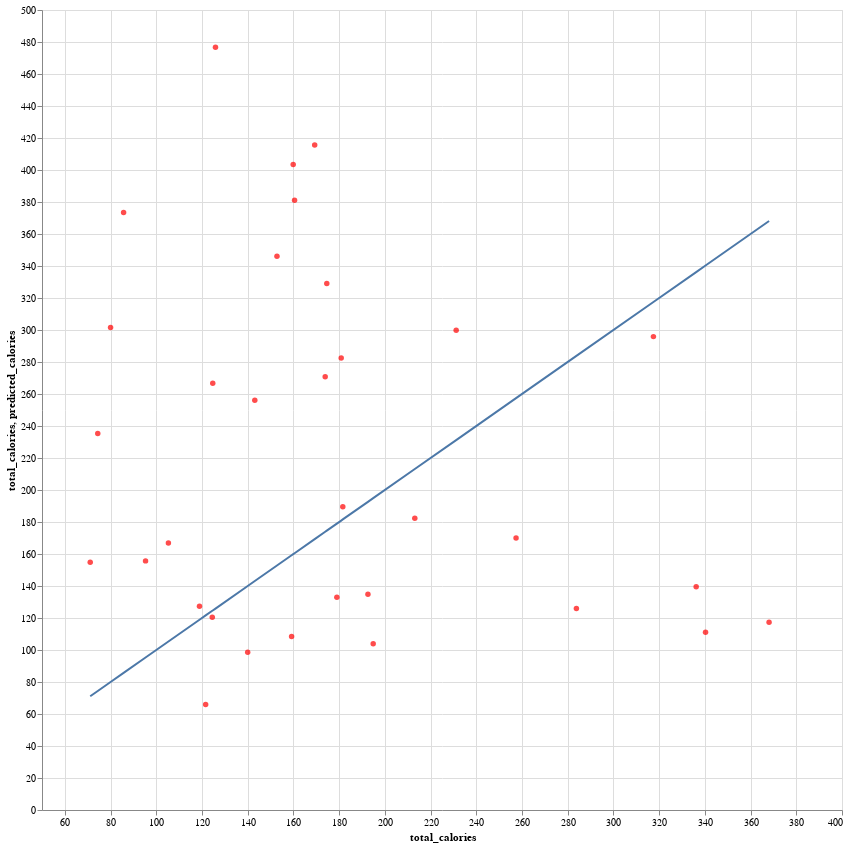

The code cell stored with this chart in its notebook:
### Code cell
df_predictions_sample = df_predictions
line = (
    alt.Chart(df_predictions_sample)
    .mark_line()
    .encode(x="total_calories", y="total_calories")
)

scatter = (
    alt.Chart(df_predictions_sample)
    .mark_circle(color="red")
    .encode(
        x="total_calories",
        y="predicted_calories",
        tooltip=["title", "total_calories", "predicted_calories"],
    )
).interactive()

(line + scatter).properties(width=800, height=800)

### Figure 1 — Vega-Lite specification as saved in the notebook (floating-point values rounded to 4 significant figures)
{"$schema": "https://vega.github.io/schema/vega-lite/v3.4.0.json", "config": {"mark": {"tooltip": null}, "view": {"height": 300, "width": 400}}, "data": {"name": "data-b29864e30b0167bb2cbc8caa7997b6ea"}, "datasets": {"data-b29864e30b0167bb2cbc8caa7997b6ea": [{"image_path": "../../data/images/106937/000009", "predicted_calories": 270.8, "recipe_id": 106937, "servings": 6, "title": "Foreman Grilled Chicken", "total_calories": 173.9, "url": "https://recipes.sparkpeople.com/recipe-detail.asp?recipe=106937"}, {"image_path": "../../data/images/210286/000007", "predicted_calories": 182.3, "recipe_id": 210286, "servings": 22, "title": "Pmegranate Mouse Parfait", "total_calories": 213.1, "url": "https://recipes.sparkpeople.com/recipe-detail.asp?recipe=210286"}, {"image_path": "../../data/images/343927/000011", "predicted_calories": 132.9, "recipe_id": 343927, "servings": 8, "title": "chocolate pudding pie", "total_calories": 179, "url": "https://recipes.sparkpeople.com/recipe-detail.asp?recipe=343927"}, {"image_path": "../../data/images/379240/000005", "predicted_calories": 256.2, "recipe_id": 379240, "servings": 16, "title": "Mamma's Whole Wheat Biscuits", "total_calories": 143.1, "url": "https://recipes.sparkpeople.com/recipe-detail.asp?recipe=379240"}, {"image_path": "../../data/images/405180/000009", "predicted_calories": 169.9, "recipe_id": 405180, "servings": 4, "title": "Savory Leeks and Lentils", "total_calories": 257.4, "url": "https://recipes.sparkpeople.com/recipe-detail.asp?recipe=405180"}, {"image_path": "../../data/images/87863/000002", "predicted_calories": 295.9, "recipe_id": 87863, "servings": 2, "title": "Easy Spaghetti all Pomodoro with tofu", "total_calories": 317.5, "url": "https://recipes.sparkpeople.com/recipe-detail.asp?recipe=87863"}, {"image_path": "../../data/images/408762/000003", "predicted_calories": 117.3, "recipe_id": 408762, "servings": 4, "title": "Quick Pepper Steak", "total_calories": 368.1, "url": "https://recipes.sparkpeople.com/recipe-detail.asp?recipe=408762"}, {"image_path": "../../data/images/186679/000007", "predicted_calories": 166.8, "recipe_id": 186679, "servings": 4, "title": "Spinach Salad", "total_calories": 105.3, "url": "https://recipes.sparkpeople.com/recipe-detail.asp?recipe=186679"}, {"image_path": "../../data/images/150806/000009", "predicted_calories": 108.4, "recipe_id": 150806, "servings": 2, "title": "Vegetarian \"Sausage\" Gravy", "total_calories": 159.2, "url": "https://recipes.sparkpeople.com/recipe-detail.asp?recipe=150806"}, {"image_path": "../../data/images/214613/000005", "predicted_calories": 189.5, "recipe_id": 214613, "servings": 14, "title": "Turkey & Andouille Chili", "total_calories": 181.6, "url": "https://recipes.sparkpeople.com/recipe-detail.asp?recipe=214613"}, {"image_path": "../../data/images/341018/000012", "predicted_calories": 403.4, "recipe_id": 341018, "servings": 12, "title": "trail mix", "total_calories": 159.9, "url": "https://recipes.sparkpeople.com/recipe-detail.asp?recipe=341018"}, {"image_path": "../../data/images/174431/000014", "predicted_calories": 111.2, "recipe_id": 174431, "servings": 4, "title": "Oyako bowl", "total_calories": 340.3, "url": "https://recipes.sparkpeople.com/recipe-detail.asp?recipe=174431"}, {"image_path": "../../data/images/356361/000003", "predicted_calories": 98.57, "recipe_id": 356361, "servings": 12, "title": "Chicken Cranberry Salad", "total_calories": 140, "url": "https://recipes.sparkpeople.com/recipe-detail.asp?recipe=356361"}, {"image_path": "../../data/images/424689/000012", "predicted_calories": 120.4, "recipe_id": 424689, "servings": 8, "title": "Hamburger Stew (Buffalo)", "total_calories": 124.5, "url": "https://recipes.sparkpeople.com/recipe-detail.asp?recipe=424689"}, {"image_path": "../../data/images/120701/000010", "predicted_calories": 154.8, "recipe_id": 120701, "servings": 8, "title": "Ambrosia", "total_calories": 71.1, "url": "https://recipes.sparkpeople.com/recipe-detail.asp?recipe=120701"}, {"image_path": "../../data/images/104090/000005", "predicted_calories": 415.6, "recipe_id": 104090, "servings": 4, "title": "Dana's Turkey Burgers", "total_calories": 169.3, "url": "https://recipes.sparkpeople.com/recipe-detail.asp?recipe=104090"}, {"image_path": "../../data/images/337130/000014", "predicted_calories": 301.5, "recipe_id": 337130, "servings": 16, "title": "Buffalo Chicken Dip", "total_calories": 80, "url": "https://recipes.sparkpeople.com/recipe-detail.asp?recipe=337130"}, {"image_path": "../../data/images/202138/000010", "predicted_calories": 235.3, "recipe_id": 202138, "servings": 20, "title": "pancakes", "total_calories": 74.4, "url": "https://recipes.sparkpeople.com/recipe-detail.asp?recipe=202138"}, {"image_path": "../../data/images/128481/000007", "predicted_calories": 126.0, "recipe_id": 128481, "servings": 4, "title": "Stir Fried Szechuan Chicken on Rice", "total_calories": 283.8, "url": "https://recipes.sparkpeople.com/recipe-detail.asp?recipe=128481"}, {"image_path": "../../data/images/5995/000011", "predicted_calories": 476.7, "recipe_id": 5995, "servings": 8, "title": "Curried Noodle Salad with Crunchy Vegetables", "total_calories": 125.9, "url": "https://recipes.sparkpeople.com/recipe-detail.asp?recipe=5995"}, {"image_path": "../../data/images/85148/000009", "predicted_calories": 103.8, "recipe_id": 85148, "servings": 12, "title": "Modified Betty Crocker Supermoist Chocolate Cake", "total_calories": 194.9, "url": "https://recipes.sparkpeople.com/recipe-detail.asp?recipe=85148"}, {"image_path": "../../data/images/96478/000003", "predicted_calories": 329.1, "recipe_id": 96478, "servings": 2, "title": "Green Bean Chicken and Rice", "total_calories": 174.6, "url": "https://recipes.sparkpeople.com/recipe-detail.asp?recipe=96478"}, {"image_path": "../../data/images/2674/000006", "predicted_calories": 155.7, "recipe_id": 2674, "servings": 6, "title": "blueberry, peach smoothie", "total_calories": 95.3, "url": "https://recipes.sparkpeople.com/recipe-detail.asp?recipe=2674"}, {"image_path": "../../data/images/430062/000003", "predicted_calories": 381.1, "recipe_id": 430062, "servings": 4, "title": "Easy Healthy Stir Fry", "total_calories": 160.5, "url": "https://recipes.sparkpeople.com/recipe-detail.asp?recipe=430062"}, {"image_path": "../../data/images/329870/000013", "predicted_calories": 282.5, "recipe_id": 329870, "servings": 5, "title": "180 Sloppy Joe", "total_calories": 180.9, "url": "https://recipes.sparkpeople.com/recipe-detail.asp?recipe=329870"}, {"image_path": "../../data/images/275412/000013", "predicted_calories": 134.9, "recipe_id": 275412, "servings": 6, "title": "Altered Chicken Divine", "total_calories": 192.6, "url": "https://recipes.sparkpeople.com/recipe-detail.asp?recipe=275412"}, {"image_path": "../../data/images/164435/000003", "predicted_calories": 127.3, "recipe_id": 164435, "servings": 20, "title": "red beans and cabbage soup", "total_calories": 118.9, "url": "https://recipes.sparkpeople.com/recipe-detail.asp?recipe=164435"}, {"image_path": "../../data/images/297772/000012", "predicted_calories": 65.92, "recipe_id": 297772, "servings": 8, "title": "no-fat brownies", "total_calories": 121.6, "url": "https://recipes.sparkpeople.com/recipe-detail.asp?recipe=297772"}, {"image_path": "../../data/images/403015/000006", "predicted_calories": 139.6, "recipe_id": 403015, "servings": 6, "title": "Fantastic Black Bean Chili", "total_calories": 336.2, "url": "https://recipes.sparkpeople.com/recipe-detail.asp?recipe=403015"}, {"image_path": "../../data/images/67917/000011", "predicted_calories": 373.4, "recipe_id": 67917, "servings": 12, "title": "Cornbread - Low Fat", "total_calories": 85.7, "url": "https://recipes.sparkpeople.com/recipe-detail.asp?recipe=67917"}, {"image_path": "../../data/images/151685/000004", "predicted_calories": 346.0, "recipe_id": 151685, "servings": 6, "title": "Cauliflower Amandine", "total_calories": 152.8, "url": "https://recipes.sparkpeople.com/recipe-detail.asp?recipe=151685"}, {"image_path": "../../data/images/104244/000012", "predicted_calories": 266.7, "recipe_id": 104244, "servings": 16, "title": "Weight Watcher's Cheesecake ", "total_calories": 124.7, "url": "https://recipes.sparkpeople.com/recipe-detail.asp?recipe=104244"}, {"image_path": "../../data/images/66096/000005", "predicted_calories": 299.8, "recipe_id": 66096, "servings": 2, "title": "Cheesy-Topped Fish", "total_calories": 231.2, "url": "https://recipes.sparkpeople.com/recipe-detail.asp?recipe=66096"}]}, "height": 800, "layer": [{"encoding": {"x": {"field": "total_calories", "type": "quantitative"}, "y": {"field": "total_calories", "type": "quantitative"}}, "mark": "line"}, {"encoding": {"tooltip": [{"field": "title", "type": "nominal"}, {"field": "total_calories", "type": "quantitative"}, {"field": "predicted_calories", "type": "quantitative"}], "x": {"field": "total_calories", "type": "quantitative"}, "y": {"field": "predicted_calories", "type": "quantitative"}}, "mark": {"color": "red", "type": "circle"}, "selection": {"selector001": {"bind": "scales", "encodings": ["x", "y"], "type": "interval"}}}], "width": 800}
